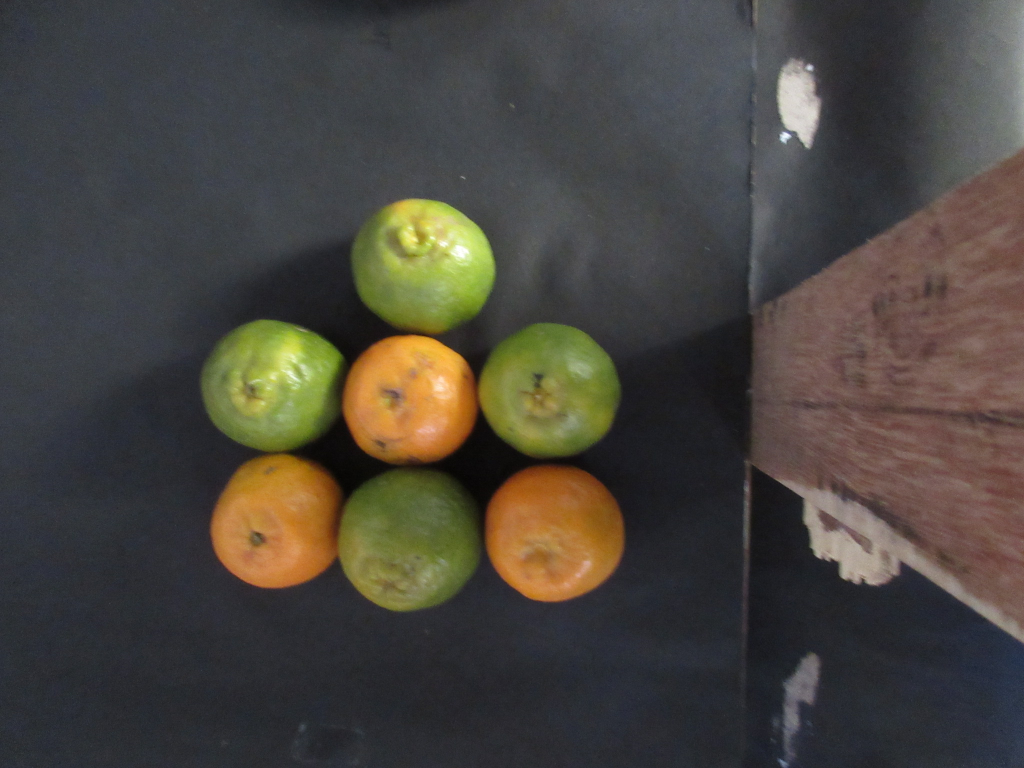
#> input picture Oranges/ripe4of7.JPG, 2048 x 1536 px, found by its file name (shown at 1/2 size)
$ python overlap.py   (Python 2 division)   (older library calls are emulated)
#> lines starting #> are read from the running program, lines starting #| are printed output that depends on the picture; after the words box and inside, x2 and y2 are one past the last pixel; in counts of white or black regions, pixels touching at a corner belong together
#> further down, image is the input picture: shape (1536, 2048, 3); mean B, G, R 62.3, 68.7, 72.8
from __future__ import division
import cv2
from matplotlib import pyplot as plt
import numpy as np
from math import cos, sin
from skimage.feature import peak_local_max
from skimage.morphology import watershed
from scipy import ndimage


green = (0, 255, 0)

def show(image):

	#figure size in inches
	plt.figure(figsize=[10,10])
	plt.imshow(image, interpolation='nearest')

def overlay_mask(mask, image):
	#make the mask rgb
	rgb_mask = cv2.cvtColor(mask, cv2.COLOR_GRAY2RGB)
	img = cv2.addWeighted(rgb_mask, 0.5, image, 0.5, 0)
	return img

def find_biggest_contour(image):
	#copy image
	image = image.copy()
	image, contours, heirarchy = cv2.findContours(image, cv2.RETR_LIST, cv2.CHAIN_APPROX_SIMPLE)

	#isolating the largest contour
	contour_sizes = [(cv2.contourArea(contour), contour) for contour in contours]
	biggest_contour = max(contour_sizes, key=lambda x: x[0])[1]

	#return the biggest contour
	mask = np.zeros(image.shape, np.uint8)
	cv2.drawContours(mask, [biggest_contour], -1, 255, -1)
	return biggest_contour, mask

def find_ripe_centroid(image):
	image = image.copy()
	_, contours, heirarchy = cv2.findContours(image, cv2.RETR_EXTERNAL, cv2.CHAIN_APPROX_SIMPLE)

	ripe_oranges=[]
	for contour in contours:
		M = cv2.moments(contour)
		# calculate centroid from moments
		cX = int(M["m10"] / M["m00"])
		cY = int(M["m01"] / M["m00"])
		ripe_oranges.append((cX, cY))
	return ripe_oranges

def watershed_centroids(image):
	D = ndimage.distance_transform_edt(image)
	localMax = peak_local_max(D, indices=False, min_distance=20, labels=image)
	markers = ndimage.label(localMax, structure=np.ones((3, 3)))[0]
	labels = watershed(-D, markers, mask=image)
	print("[INFO] {} unique segments found".format(len(np.unique(labels)) - 1))

	ripe_oranges = []
	for label in np.unique(labels):
		if label ==0:
			continue

		mask = np.zeros(image.shape, dtype="uint8")
		mask[labels == label] = 255

		cnts = cv2.findContours(mask.copy(), cv2.RETR_EXTERNAL, cv2.CHAIN_APPROX_SIMPLE)[-2]
		c = max(cnts, key=cv2.contourArea)
		M = cv2.moments(c)
		cX = int(M["m10"] / M["m00"])
		cY = int(M["m01"] / M["m00"])
		ripe_oranges.append((cX, cY))

	return ripe_oranges


def circle_centroids(image, centroids):

	image_with_centroids = image.copy()
	#add centroids
	for centroid in centroids:
		cv2.circle(image_with_centroids, centroid, 7, (0, 0, 0), -1)
	return image_with_centroids

def find_orange(image):
	#RGB is red green blue
	#BGR is blue green red
	#convert to the correct color scheme
	image = cv2.cvtColor(image, cv2.COLOR_BGR2RGB)

	#step2 - scale our image properly
	max_dimension = max(image.shape)
#> max_dimension = 2048
	scale = 700/max_dimension
#> scale = 0.342
	image = cv2.resize(image, None, fx=scale, fy=scale)
#> image: shape (525, 700, 3)

	#step3 - clean our image
	image_blur = cv2.GaussianBlur(image, (7,7), 0)

	#separates the color from the brightness of it. Luma from chroma.
	image_blur_hsv = cv2.cvtColor(image_blur, cv2.COLOR_RGB2HSV)
#> image_blur_hsv: shape (525, 700, 3); mean H, S, V 84.3, 54.8, 78.8

	#ste4 - defining our filters
	#filter by the color
	min_color = np.array([13,100,80])
	max_color = np.array([23,256,256])

	mask1 = cv2.inRange(image_blur_hsv, min_color, max_color)
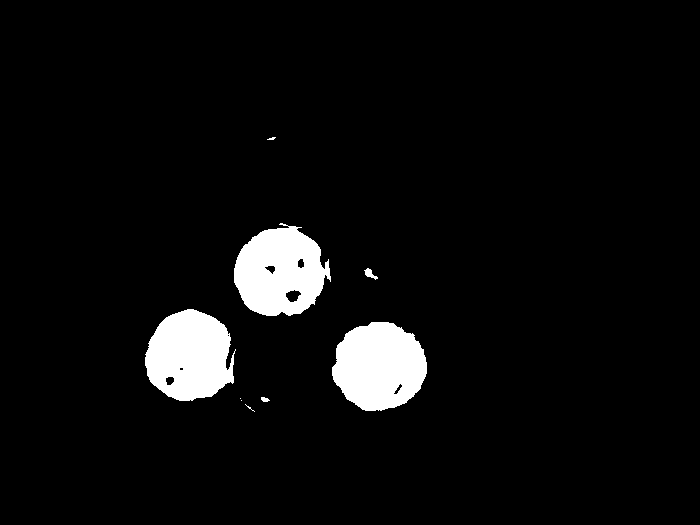
#> mask1: shape (525, 700); 5.2% white; 9 white regions (4 under 20 px), largest, box (x1, y1, x2, y2) and area: (332, 322, 427, 411) 6461, (234, 223, 331, 316) 6296, (145, 309, 236, 401) 6228, (364, 268, 378, 280) 74, (261, 397, 270, 402) 32

	#filter by brightness
	#min_red2 = np.array([13, 100, 80])
	#max_red2 = np.array([23,256,256])

	#mask2 = cv2.inRange(image_blur_hsv, min_red2, max_red2)

	#take these two masks and...
	#combine our masks

	mask = mask1

	#step5 - segmentation
	kernel = cv2.getStructuringElement(cv2.MORPH_ELLIPSE, (15,15))
	mask_closed = cv2.morphologyEx(mask, cv2.MORPH_CLOSE, kernel)
#> mask_closed: shape (525, 700); 5.4% white; 9 white regions (3 under 20 px), largest, box (x1, y1, x2, y2) and area: (234, 223, 331, 316) 6673, (332, 322, 427, 411) 6515, (145, 309, 236, 401) 6414, (364, 268, 378, 280) 78, (261, 397, 270, 402) 33, (245, 404, 255, 412) 20
	mask_clean = cv2.morphologyEx(mask_closed, cv2.MORPH_OPEN, kernel)
#> mask_clean: shape (525, 700); 5.3% white; 3 white regions, box (x1, y1, x2, y2) and area: (234, 224, 330, 316) 6640, (332, 322, 427, 411) 6489, (145, 309, 234, 401) 6383

	#step6 - centroid calculation
	#ripe_oranges = find_ripe_centroid(mask_clean)

	ripe_oranges = watershed_centroids(mask_clean)
#> in watershed_centroids, `D = ndimage.distance_transform_edt(image)`:
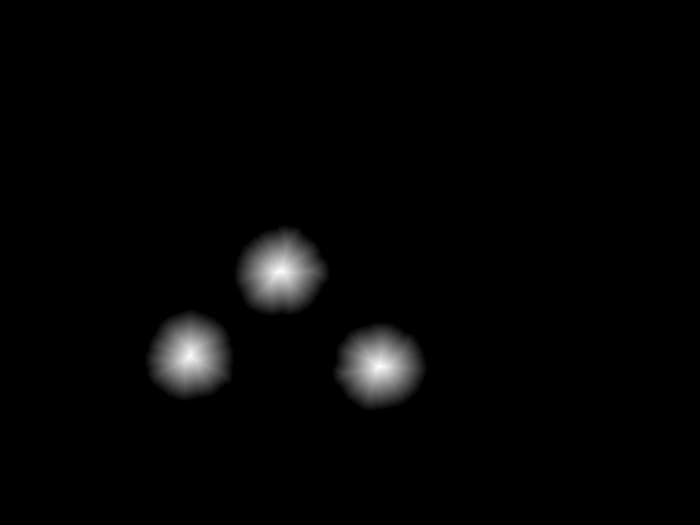
#> D: shape (525, 700) float64; min 0, max 43.17, mean 0.8; drawn with min black and max white
#> in watershed_centroids, `localMax = peak_local_max(D, indices=False, min_distance=20, labels=im..`:
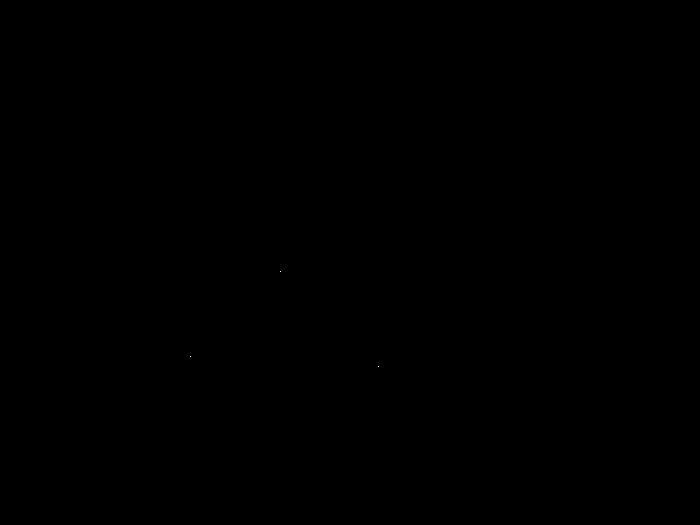
#> localMax: shape (525, 700) bool; 0% white in thin lines or dots, all inside (x1, y1, x2, y2) = (190, 271, 379, 367)
#> in watershed_centroids, `markers = ndimage.label(localMax, structure=np.ones((3, 3)))[0]`: markers: shape (525, 700) int32; 4 distinct labels, from 0 to 3
#> in watershed_centroids, `labels = watershed(-D, markers, mask=image)`:
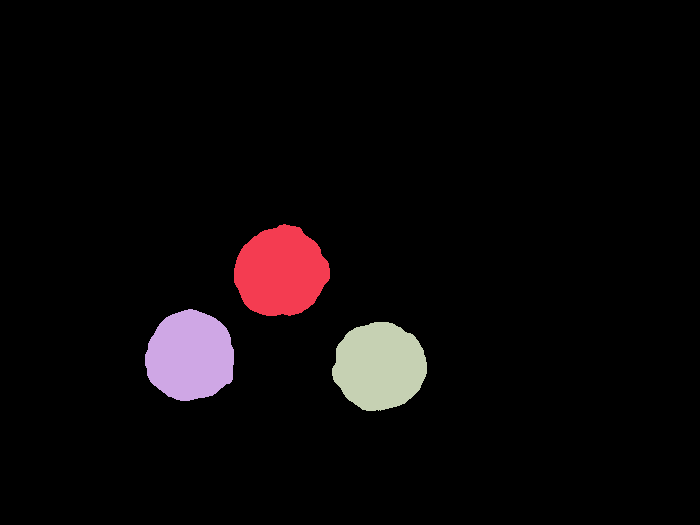
#> labels: shape (525, 700) int32; 4 distinct labels, from 0 to 3; one colour per label, 0 black
#| [INFO] 3 unique segments found
#> the loop in watershed_centroids, `for label in np.unique(labels):` made 4 passes
#> (cX, cY) on passes 2 to 4: (280, 271), (189, 355), (379, 365)
#> after the loop in watershed_centroids, `for label in np.unique(labels):`:
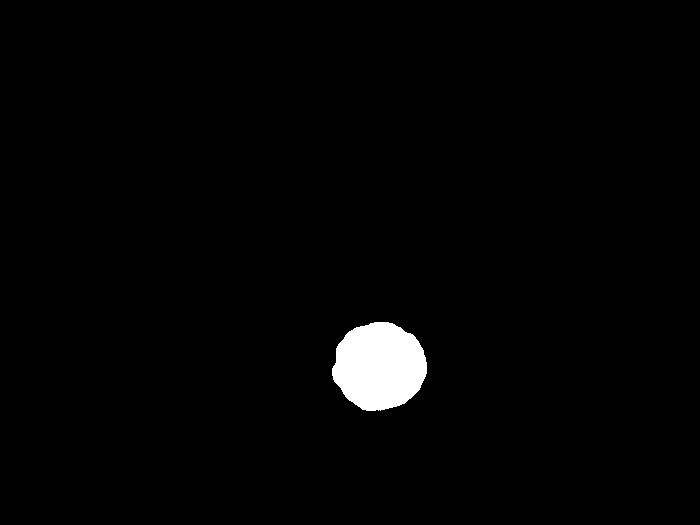
#> mask: shape (525, 700); 1.8% white; 1 white region, box (x1, y1, x2, y2) and area: (332, 322, 427, 411) 6489
#> after the loop in watershed_centroids, `for label in np.unique(labels):`: ripe_oranges = [(280, 271), (189, 355), (379, 365)]
#> ripe_oranges = [(280, 271), (189, 355), (379, 365)]

	#step7 - overlay
	overlay = overlay_mask(mask_clean, image)
#> in overlay_mask, `img = cv2.addWeighted(rgb_mask, 0.5, image, 0.5, 0)`:
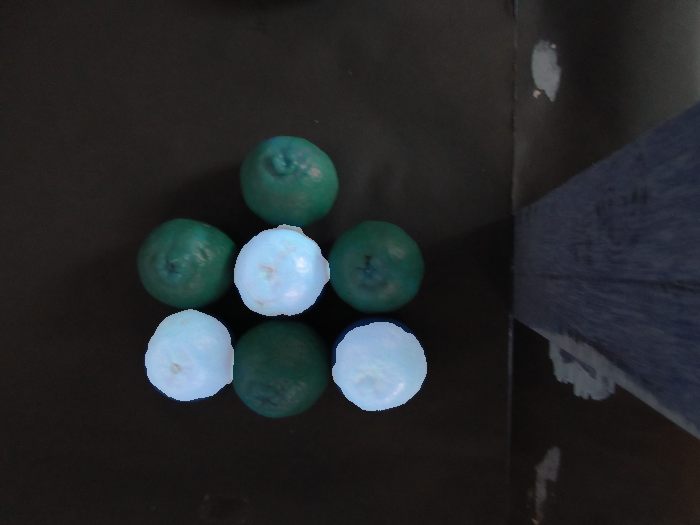
#> img: shape (525, 700, 3); mean B, G, R 43.1, 41.1, 37.9

	print ripe_oranges
#| [(280, 271), (189, 355), (379, 365)]

	#step8 - circle the biggest orange
	centroids_added = circle_centroids(overlay, ripe_oranges)
#> the loop in circle_centroids, `for centroid in centroids:` made 3 passes
#> after the loop in circle_centroids, `for centroid in centroids:`:
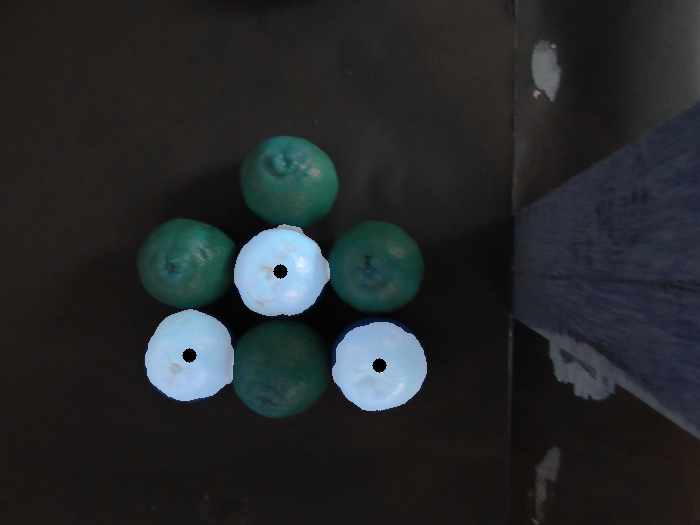
#> image_with_centroids: shape (525, 700, 3); 0.12% of pixels changed, all inside (x1, y1, x2, y2) = (182, 264, 387, 373)
	show(centroids_added)

	#step9 - convert back to original color scheme
	bgr = cv2.cvtColor(centroids_added, cv2.COLOR_RGB2BGR)

	return bgr


#read the image in 3 lines
image = cv2.imread('Oranges/ripe4of7.jpg')
result = find_orange(image)

#write the new image
cv2.imwrite('Oranges/ripe4of7c.jpg', result)

$ run again, with Oranges/ripe1of3.jpg copied over Oranges/ripe4of7.JPG
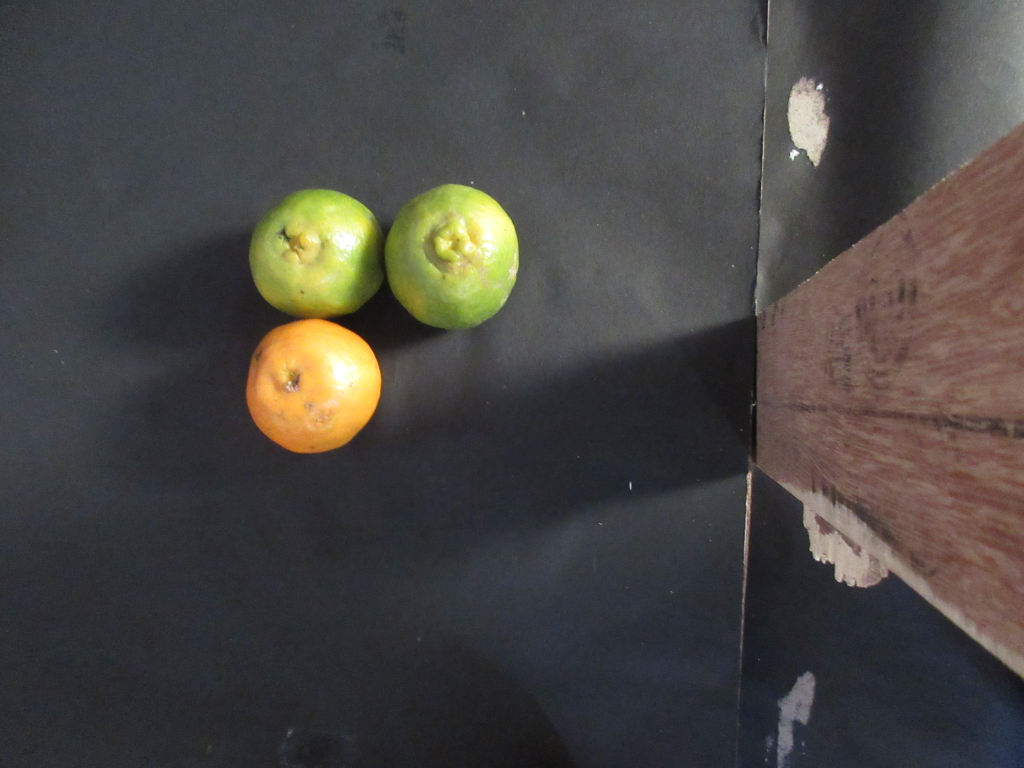
#> input picture Oranges/ripe1of3.jpg, 2048 x 1536 px, found by its file name (shown at 1/2 size)
#> image is the input picture: shape (1536, 2048, 3); mean B, G, R 66.9, 69.7, 72.6
#> image_blur_hsv: shape (525, 700, 3); mean H, S, V 87.9, 40.4, 77.6
#> in find_orange, `mask1 = cv2.inRange(image_blur_hsv, min_color, max_color)`:
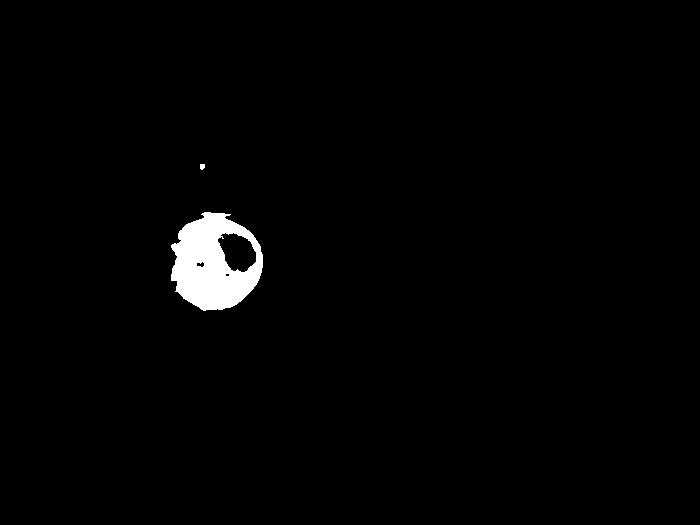
#> mask1: shape (525, 700); 1.6% white; 2 white regions, box (x1, y1, x2, y2) and area: (171, 212, 263, 311) 5799, (200, 164, 205, 170) 26
#> mask_closed: shape (525, 700); 1.6% white; 2 white regions, box (x1, y1, x2, y2) and area: (171, 212, 263, 311) 5969, (200, 164, 205, 170) 26
#> mask_clean: shape (525, 700); 1.5% white; 1 white region, box (x1, y1, x2, y2) and area: (171, 212, 261, 311) 5534
#> localMax: shape (525, 700) bool; 0% white in thin lines or dots, all inside (x1, y1, x2, y2) = (201, 274, 202, 275)
#| [INFO] 1 unique segments found
#> the loop in watershed_centroids, `for label in np.unique(labels):` made 2 passes
#> (cX, cY) on pass 2: (209, 264)
#> after the loop in watershed_centroids, `for label in np.unique(labels):`: ripe_oranges = [(209, 264)]
#| [(209, 264)]
#> the loop in circle_centroids, `for centroid in centroids:` made 1 pass
#> after the loop in circle_centroids, `for centroid in centroids:`:
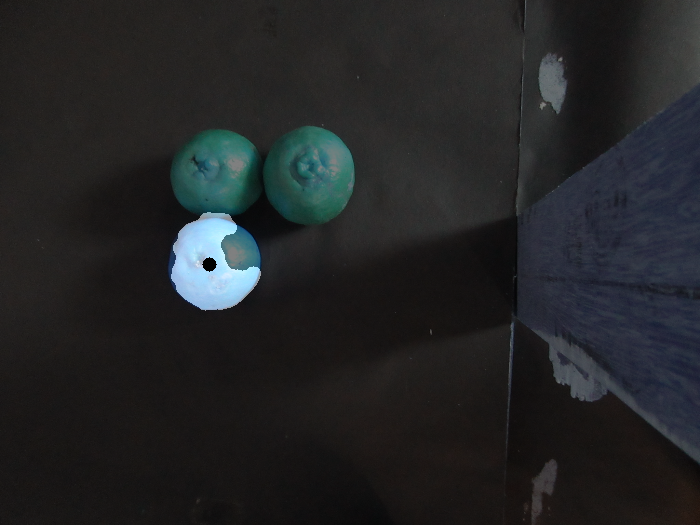
#> image_with_centroids: shape (525, 700, 3); mean B, G, R 38.1, 36.6, 35.2

$ run again, with Oranges/ripe1of5.jpg copied over Oranges/ripe4of7.JPG
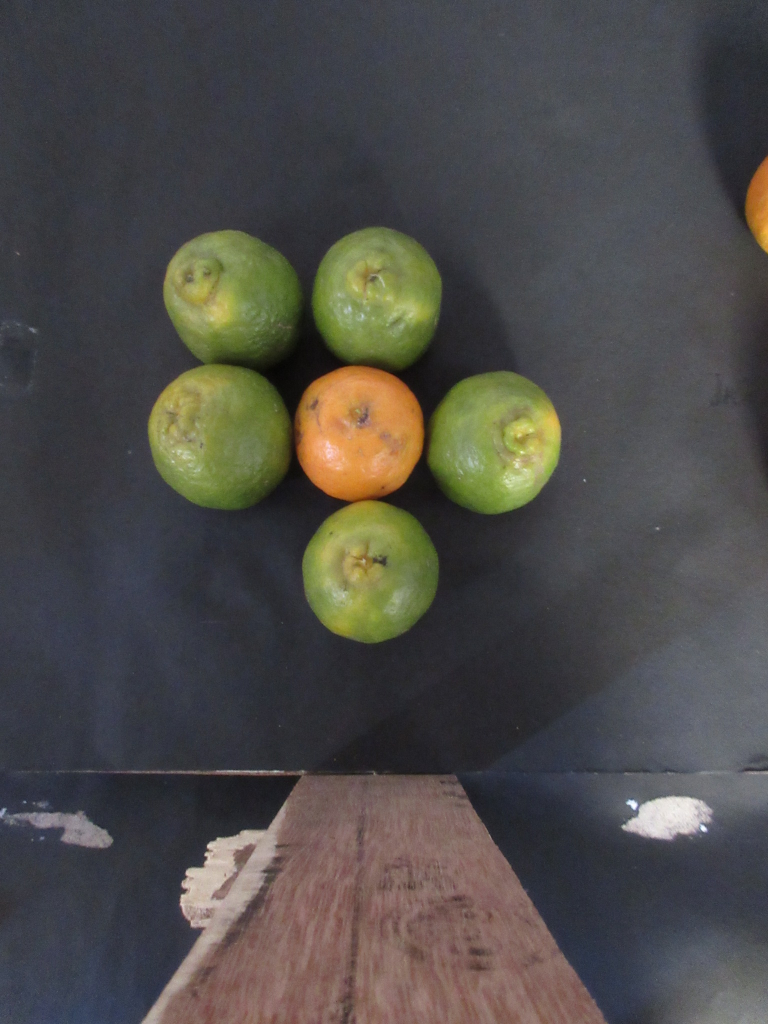
#> input picture Oranges/ripe1of5.jpg, 1536 x 2048 px, found by its file name (shown at 1/2 size)
#> image is the input picture: shape (2048, 1536, 3); mean B, G, R 72.7, 75.6, 77.7
#> image_blur_hsv: shape (700, 525, 3); mean H, S, V 91.8, 48.4, 85.1
#> in find_orange, `mask1 = cv2.inRange(image_blur_hsv, min_color, max_color)`:
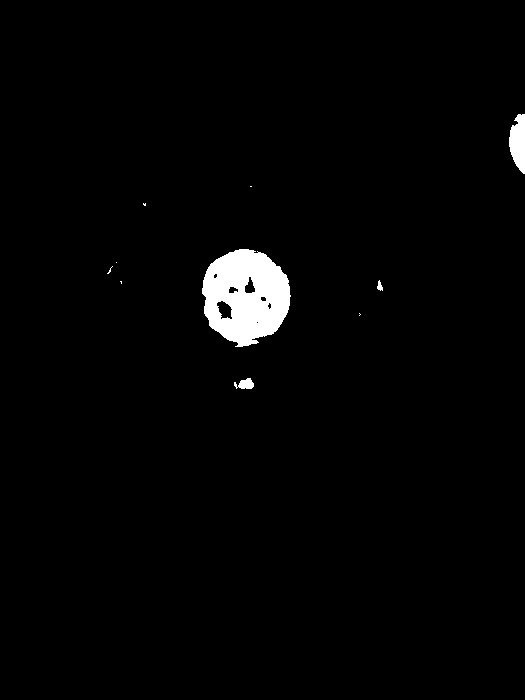
#> mask1: shape (700, 525); 1.9% white; 10 white regions (6 under 20 px), largest, box (x1, y1, x2, y2) and area: (202, 249, 291, 347) 6186, (509, 114, 525, 174) 705, (234, 378, 254, 389) 146, (377, 280, 383, 291) 40
#> mask_closed: shape (700, 525); 2.1% white; 10 white regions (6 under 20 px), largest, box (x1, y1, x2, y2) and area: (202, 249, 291, 347) 6595, (509, 114, 525, 174) 721, (234, 378, 254, 389) 161, (377, 280, 383, 291) 40
#> mask_clean: shape (700, 525); 2% white; 2 white regions, box (x1, y1, x2, y2) and area: (202, 249, 290, 347) 6577, (509, 114, 525, 171) 703
#> localMax: shape (700, 525) bool; 0% white in thin lines or dots, all inside (x1, y1, x2, y2) = (247, 296, 248, 297)
#> labels: shape (700, 525) int32; values 0 (black) and 1 (white), 1.8% white; 1 white region, box (x1, y1, x2, y2) and area: (202, 249, 290, 347) 6577
#| [INFO] 1 unique segments found
#> the loop in watershed_centroids, `for label in np.unique(labels):` made 2 passes
#> (cX, cY) on pass 2: (245, 296)
#> after the loop in watershed_centroids, `for label in np.unique(labels):`: ripe_oranges = [(245, 296)]
#| [(245, 296)]
#> the loop in circle_centroids, `for centroid in centroids:` made 1 pass
#> after the loop in circle_centroids, `for centroid in centroids:`:
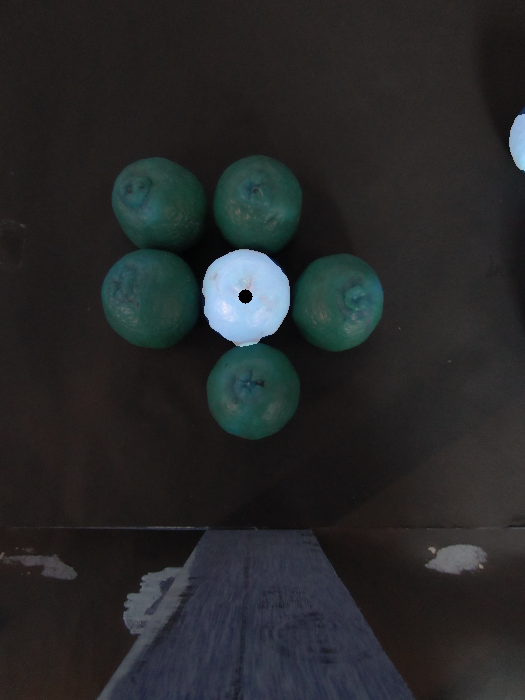
#> image_with_centroids: shape (700, 525, 3); mean B, G, R 41.2, 40.2, 38.8
